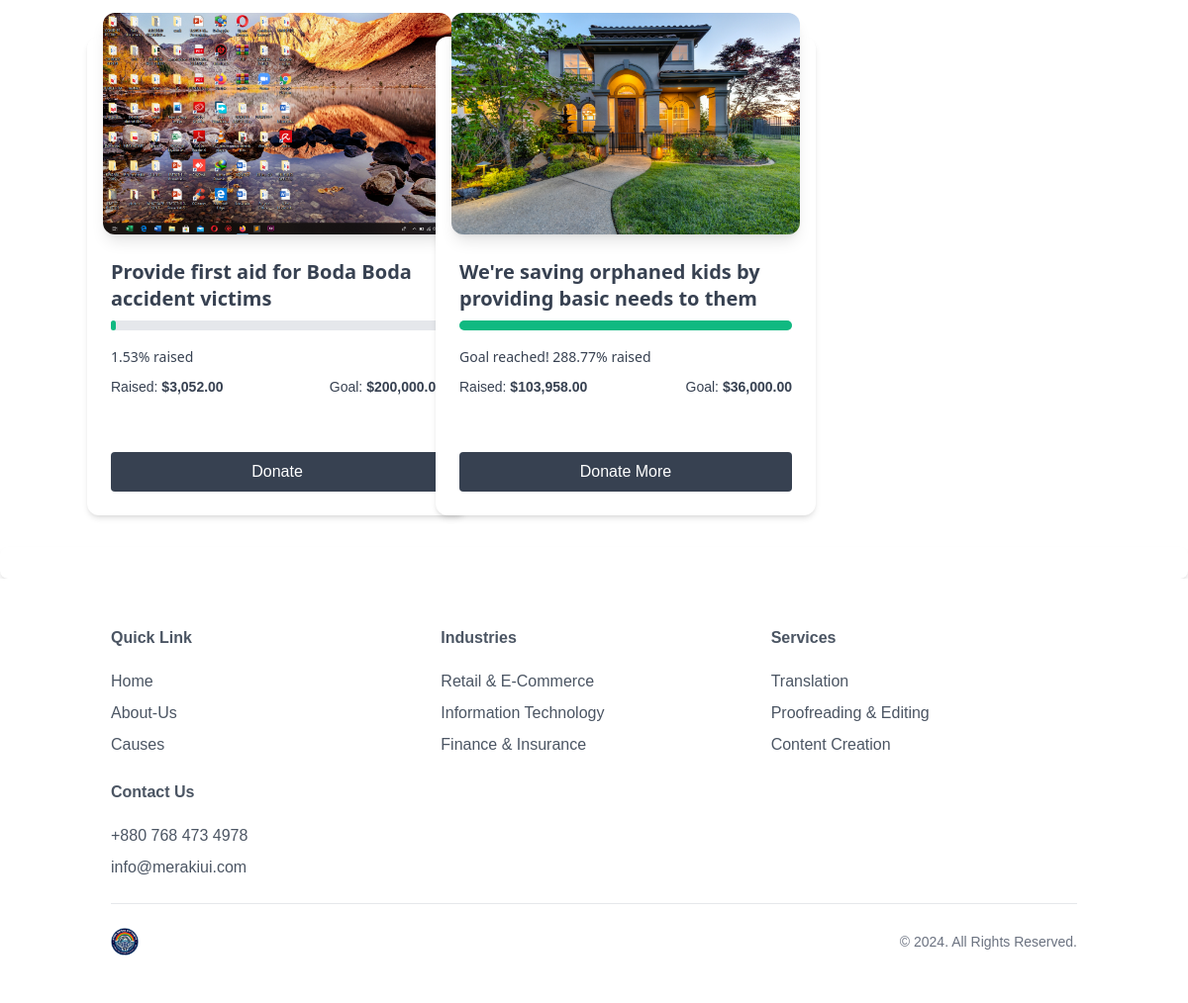
The page /causes/ (lower part) on the database as committed earlier.
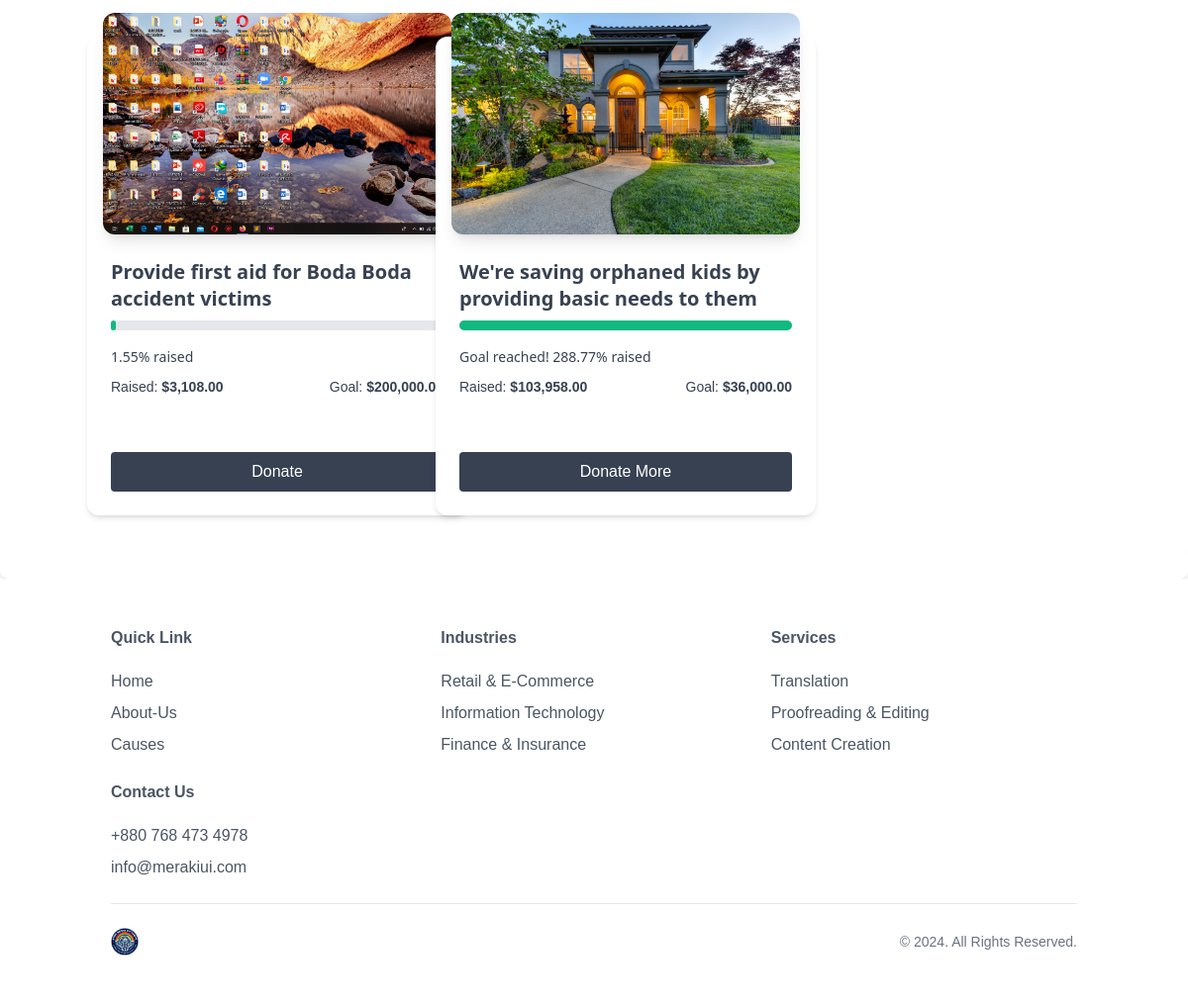
The same page on the database as committed later.
### charity/models.py (models this page shows, shortened)
class Cause(models.Model):
    image = models.ImageField(upload_to='images/')
    name = models.CharField(max_length=255)
    description = models.TextField()
    goal_amount = models.DecimalField(max_digits=10, decimal_places=2)
    raised_amount = models.DecimalField(max_digits=10, decimal_places=2, default=0)
    def progress_percentage(self):
        if self.goal_amount == 0:
            return 0
        return (self.raised_amount / self.goal_amount) * 100

### charity/views.py (the view)
# urls.py: path('causes/', Causes, name='causes'),
def Causes(request):
    causes = get_causes()
    context = {
        'causes': causes
    }
    return render(request, 'charity/causes.html', context)

### charity/views.py (called while the page is built)
def get_causes():
    causes = Cause.objects.all()
    return causes

### charity/templates/charity/causes.html (shortened to what this page needs)
{% extends 'Charity/base.html' %}
{% load humanize %}
{% block content %}
<section class="bg-light-100 p-8 mt-4 card-container">
    <div class="container mx-auto">
        <div class="grid grid-cols-1 md:grid-cols-2 lg:grid-cols-3 gap-8">
            {% for cause in causes %}
            <div class="relative flex flex-col mt-6 text-gray-700 bg-white shadow-md bg-clip-border rounded-xl w-96 card">
                <div class="relative h-56 mx-4 -mt-6 overflow-hidden text-white shadow-lg bg-clip-border rounded-xl bg-blue-gray-500 shadow-blue-gray-500/40 card-image">
                    <img src="{{ cause.image.url }}" alt="{{ cause.name }}" class="w-full h-full object-cover transition-transform duration-300 ease-in-out transform hover:scale-110" />
                </div>
                <div class="p-6 card-content">
                    <h5 class="block mb-2 font-sans text-xl antialiased font-semibold leading-snug tracking-normal text-blue-gray-900 card-title">
                        {{ cause.description }}
                    </h5>
                    <div class="w-full bg-gray-200 rounded-full h-2.5 mb-4">
                        <div class="bg-emerald-500 h-2.5 rounded-full" style="width: {% if cause.progress_percentage > 100 %}100{% else %}{{ cause.progress_percentage }}{% endif %}%;"></div>
                    </div>
                    <p class="block font-sans text-sm antialiased font-light leading-relaxed text-inherit mb-2">
                        {% if cause.progress_percentage > 100 %}
                            Goal reached! {{ cause.progress_percentage|floatformat:2 }}% raised
                        {% else %}
                            {{ cause.progress_percentage|floatformat:2 }}% raised
                        {% endif %}
                    </p>
                    <div class="flex justify-between text-sm mb-4 card-stats">
                        <span>Raised: <strong class="text-blue-gray-900">${{ cause.raised_amount|intcomma }}</strong></span>
                        <span>Goal: <strong class="text-blue-gray-900">${{ cause.goal_amount|intcomma }}</strong></span>
                    </div>
                </div>
                <div class="p-6 pt-0">
                    <a href="{% url 'donate' %}?cause={{ cause.id }}" class="bg-gray-700 text-white px-4 py-2 mt-4 rounded block w-full flex justify-center hover:bg-gray-600 focus:outline-none focus:bg-gray-600 transition duration-300 ease-in-out donate-button">
                        {% if cause.progress_percentage >= 100 %}
                            Donate More
                        {% else %}
                            Donate
                        {% endif %}
                    </a>
                </div>
            </div>
            {% endfor %}
        </div>
    </div>
</section>
<div class="scroll-container bg-white shadow-md rounded-lg p-4">
</div>
{% endblock %}

Rows that differ between the two databases and show on the page:
changed Cause "Provide first aid for Boda Boda accident victims": progress_percentage "1.53" → "1.55"; raised_amount "3,052.00" → "3,108.00"
